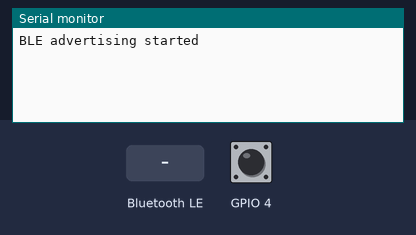
Bench run of a program on a simulated ESP32. Parts: the last lines printed to the serial monitor. The test bench sets the inputs (shaded band); at power-on: GPIO 4 HIGH. Nothing arrives over Bluetooth unless stated; a phone connects over Bluetooth LE 3 s after start.

Above: at 1.2 s.
1.3 s: Bluetooth LE write "1" received
At 1.7 s:
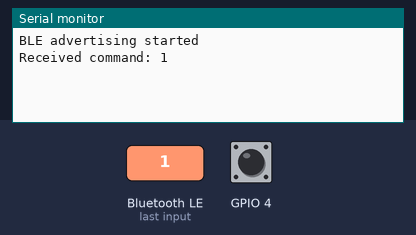
4.3 s: GPIO 4 pulled LOW for 0.15 s
At 4.56 s:
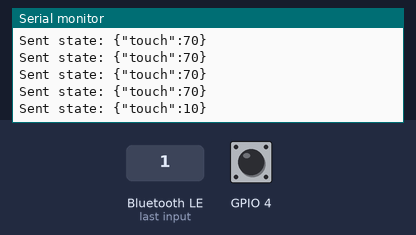

The program:

main.cpp
```cpp
#include <BLEDevice.h>
#include <BLEServer.h>
#include <BLEUtils.h>
#include <BLE2902.h>

// ----------------------
// UUID 定义
// ----------------------
#define SERVICE_UUID        "12345678-1234-1234-1234-1234567890ab"
#define CHAR_CONTROL_UUID   "abcd1234-1234-1234-1234-1234567890ab" // 手机写入
#define CHAR_STATE_UUID     "abcd5678-1234-1234-1234-1234567890ab" // ESP32 通知

BLECharacteristic *pStateCharacteristic;

// ----------------------
// 全局状态
// ----------------------
bool deviceConnected = false;

// ----------------------
// 控制 Characteristic 回调
// ----------------------
class ControlCallback : public BLECharacteristicCallbacks {
  void onWrite(BLECharacteristic *pCharacteristic) {
    std::string value = pCharacteristic->getValue();
    if (!value.empty()) {
      Serial.print("Received command: ");
      Serial.println(value.c_str());

      // 这里可以解析 JSON 命令，例如 {"speed":50,"turn":-10}
      // 推荐使用 ArduinoJson 库解析
    }
  }
};

// ----------------------
// Server 回调
// ----------------------
class MyServerCallbacks : public BLEServerCallbacks {
  void onConnect(BLEServer* pServer) {
    deviceConnected = true;
    Serial.println("Device connected");
  }

  void onDisconnect(BLEServer* pServer) {
    deviceConnected = false;
    Serial.println("Device disconnected");
    // 自动重新广播
    BLEDevice::startAdvertising();
  }
};

// ----------------------
// setup
// ----------------------
void setup() {
  Serial.begin(115200);

  // 初始化 BLE
  BLEDevice::init("ESP32_Robot");

  BLEServer *pServer = BLEDevice::createServer();
  pServer->setCallbacks(new MyServerCallbacks());

  // 创建 Service
  BLEService *pService = pServer->createService(SERVICE_UUID);

  // 创建 Characteristic：控制命令
  BLECharacteristic *pControlCharacteristic = pService->createCharacteristic(
      CHAR_CONTROL_UUID,
      BLECharacteristic::PROPERTY_WRITE
  );
  pControlCharacteristic->setCallbacks(new ControlCallback());

  // 创建 Characteristic：状态通知
  pStateCharacteristic = pService->createCharacteristic(
      CHAR_STATE_UUID,
      BLECharacteristic::PROPERTY_NOTIFY
  );
  pStateCharacteristic->addDescriptor(new BLE2902());

  // 启动 Service
  pService->start();

  // 开始广播
  BLEAdvertising *pAdvertising = BLEDevice::getAdvertising();
  pAdvertising->addServiceUUID(SERVICE_UUID);
  pAdvertising->setScanResponse(true);
  pAdvertising->setMinPreferred(0x06);
  pAdvertising->setMinPreferred(0x12);
  BLEDevice::startAdvertising();
  Serial.println("BLE advertising started");

  // 初始化触摸引脚 D4（T0）
  pinMode(4, INPUT);
}

// ----------------------
// 读取触摸状态并发送
// ----------------------
void sendState() {
  int touchValue = touchRead(4); // D4对应T0

  // 构造 JSON 字符串
  String json = "{\"touch\":" + String(touchValue) + "}";

  // 推送给手机
  pStateCharacteristic->setValue(json.c_str());
  pStateCharacteristic->notify();

  Serial.println("Sent state: " + json); // 可选，调试用
}

// ----------------------
// loop
// ----------------------
void loop() {
  if (deviceConnected) {
    sendState();
  }
  delay(200); // 每200ms发送一次
}
```

Measured:
- after the input at 1.3 s, the serial monitor: prints a new line after 0.05 s (image 1)
- after the input at 4.3 s, the serial monitor: prints a new line after 0.10 s (image 2)
